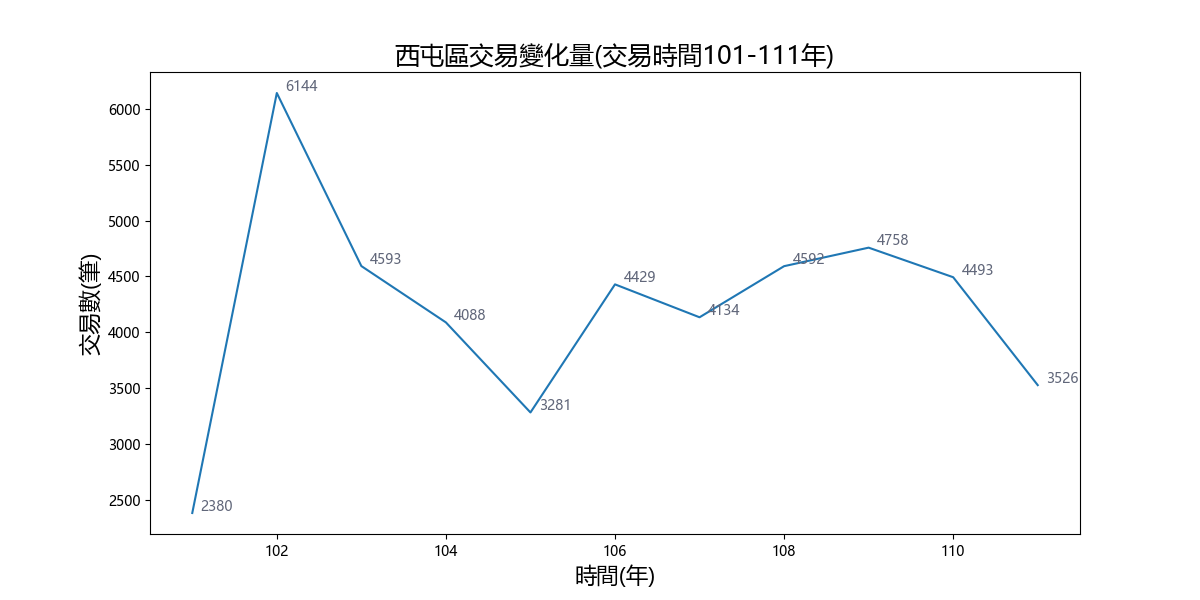

Python code for this plot:
# -*- coding: utf-8 -*-
"""
Created on Wed Aug 23 02:34:53 2023

@author: Jacob
"""

import pandas as pd
import matplotlib.pyplot as plt
plt.rcParams['font.sans-serif'] = ['Microsoft YaHei']

df = pd.read_csv('C:\\Users\\Jacob Kai\\Documents\\Python_UniClass\\Clean_RealEstates')

df_xituan = df[df.district=='西屯區']
df_xituan = df_xituan.groupby('deal_year')['MRT_nearby'].count().reset_index()
df_xituan['amount'] = df_xituan.MRT_nearby
df_xituan = df_xituan.drop('MRT_nearby', axis=1)

x=df_xituan.deal_year
y=df_xituan.amount
x_text_coordinate = [year+0.1 for year in df_xituan.deal_year]
y_text_coordinate = [amount+20 for amount in df_xituan.amount]

plt.figure(figsize=(12, 6))
plt.plot(x, y)
for x_text, y_text, s in zip(x_text_coordinate, y_text_coordinate, df_xituan.amount):
    plt.text(x_text, y_text, s, color='#61677A')
plt.title('西屯區交易變化量(交易時間101-111年)', fontsize=18)
plt.xlabel('時間(年)', fontsize=16)
plt.ylabel('交易數(筆)', fontsize=16)
plt.savefig('C:\\Users\\Jacob Kai\\Documents\\Python_UniClass\\House_Price_Prediction_Module_&_Data_Visualization\\Annual House Transaction Volume.png', dpi=100)
plt.show()